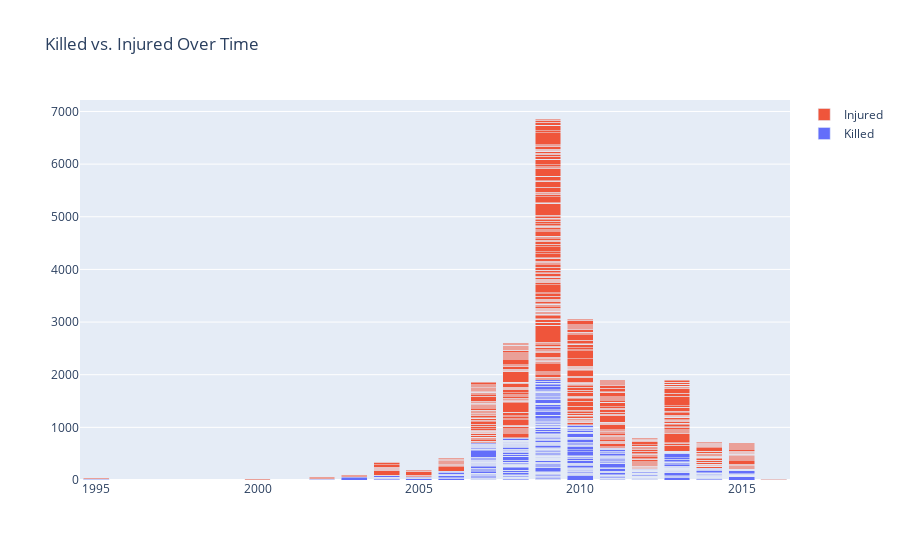
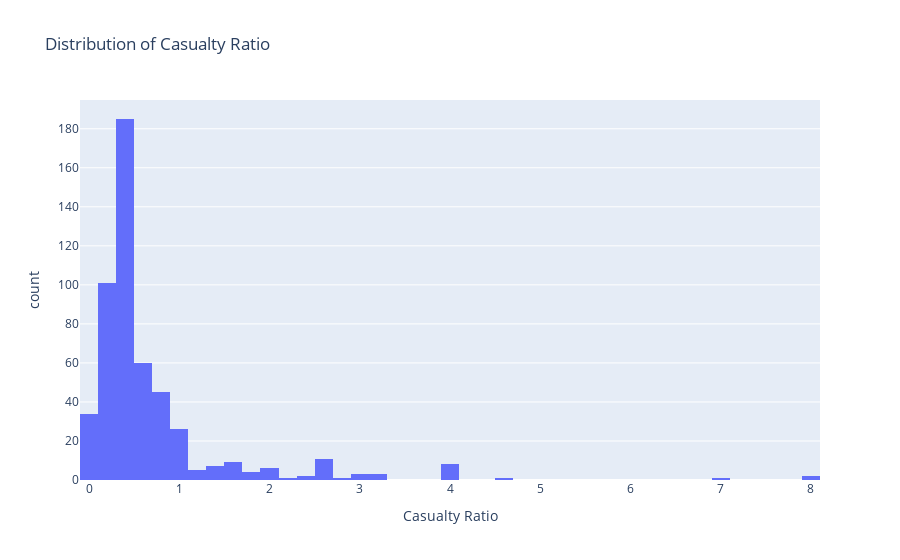

Here is the notebook cell these charts were saved with, in order:
### Markdown cell above
# Casualty Analysis

### Code cell
# 12. Killed vs. Injured
fig11 = go.Figure(data=[
    go.Bar(name='Killed', x=df_cleaned['Year'], y=df_cleaned['Killed Min']),
    go.Bar(name='Injured', x=df_cleaned['Year'], y=df_cleaned['Injured Min'])
])
fig11.update_layout(barmode='stack', title='Killed vs. Injured Over Time')
fig11.show()

# 13. Casualty Ratio
df_cleaned['Casualty Ratio'] = df_cleaned['Killed Min'] / df_cleaned['Injured Min']
fig12 = px.histogram(df_cleaned, x='Casualty Ratio', title='Distribution of Casualty Ratio')
fig12.show()

### Figure 1 — Plotly figure (JSON) as saved in the notebook; plotly's stock layout.template omitted (floating-point values rounded to 4 significant figures; data arrays with more than 128 entries replaced by an {"elided": "..."} marker saying what was removed)
{"data": [{"name": "Killed", "type": "bar", "x": {"elided": "522 int values"}, "y": {"elided": "522 int values"}}, {"name": "Injured", "type": "bar", "x": {"elided": "522 int values"}, "y": {"elided": "522 int values"}}], "layout": {"barmode": "stack", "title": {"text": "Killed vs. Injured Over Time"}}}

### Figure 2 — Plotly figure (JSON) as saved in the notebook; plotly's stock layout.template omitted (floating-point values rounded to 4 significant figures; data arrays with more than 128 entries replaced by an {"elided": "..."} marker saying what was removed)
{"data": [{"alignmentgroup": "True", "bingroup": "x", "hovertemplate": "Casualty Ratio=%{x}<br>count=%{y}<extra></extra>", "legendgroup": "", "marker": {"color": "#636efa", "pattern": {"shape": ""}}, "name": "", "offsetgroup": "", "orientation": "v", "showlegend": false, "type": "histogram", "x": {"elided": "522 float values"}, "xaxis": "x", "yaxis": "y"}], "layout": {"barmode": "relative", "legend": {"tracegroupgap": 0}, "title": {"text": "Distribution of Casualty Ratio"}, "xaxis": {"anchor": "y", "domain": [0, 1], "title": {"text": "Casualty Ratio"}}, "yaxis": {"anchor": "x", "domain": [0, 1], "title": {"text": "count"}}}}
